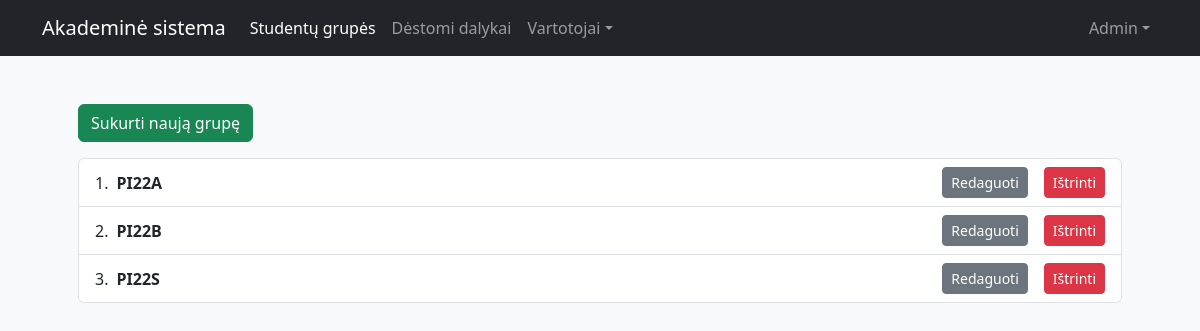
The page /views/admin/groups.php (signed in) on the database its author committed.
### tables this page shows
CREATE TABLE `users` (
  `id` int(11) NOT NULL,
  `name` varchar(50) NOT NULL,
  `lastname` varchar(50) NOT NULL,
  `username` varchar(50) NOT NULL,
  `password` varchar(255) NOT NULL,
  `role` tinyint(4) DEFAULT NULL,
  `group` int(11) DEFAULT NULL
);

CREATE TABLE `groups` (
  `id` int(11) NOT NULL,
  `name` varchar(50) NOT NULL
);

### config/config.php (called while the page is built, shortened)
<?php
class DB {
    private static $instance = null;
    public static function get() {
        if (self::$instance == null) {
            try {
                self::$instance = new PDO("mysql:host=" . DB_SERVER . ";dbname=" . DB_NAME, DB_USERNAME, DB_PASSWORD);
            } catch(PDOException $e) {
                die("Nepavyko prisijungti prie duomenu bazes: " . $e->getMessage());
            }
        }
        return self::$instance;
    }
}
?>

### core/user.php (called while the page is built, shortened)
<?php
require_once __DIR__ . "/../config/config.php";
class User {
	private $uid;
	function __construct($uid) {
		$this->uid = $uid;
	}
	public function get() {
		$query = DB::get()->prepare("SELECT * FROM users WHERE id=?");
        $query->execute([$this->uid]);
        return $query->fetch();
	}
}
?>

### core/admin.php (called while the page is built, shortened)
<?php
require_once __DIR__ . "/../config/config.php";
class Admin {
	public function all_groups() {
		$query = DB::get()->prepare("SELECT * FROM groups ORDER BY id");
        $query->execute();
        return $query->fetchAll();
	}
}
?>

### views/admin/groups.php (the view, shortened to what this page needs)
<?php
if (isset($_SESSION["logged_in"]) && $_SESSION["logged_in"] === true) {
    require_once __DIR__ . "/../../core/user.php";
    $user = new User($_SESSION["uid"]);
    $profile = $user->get();
    if ($profile["role"] != 1) {
        die("Unauthorized access");
    } else {
        require_once __DIR__ . "/../../core/admin.php";
        $admin = new Admin();
    }
}
?>
<!doctype html>
<html lang="lt">
    <head>
        <link rel="stylesheet" href="https://cdnjs.cloudflare.com/ajax/libs/bootstrap/5.3.2/css/bootstrap.min.css" />
    </head>
    <body class="bg-body-tertiary">
        <?php
        require_once __DIR__ . "/../../views/navbar.php";
        ?>
        <div class="container p-5">
            <a class="btn btn-success mb-3" href="new_group.php" role="button">Sukurti naują grupę</a>
            <?php if (count($admin->all_groups())) {?>
            <ol class="list-group list-group-numbered">
                <?php foreach($admin->all_groups() as $group) {?>
                <li class="list-group-item d-flex justify-content-between align-items-center">
                    <div class="ms-2 me-auto">
                        <div class="fw-bold"><?=$group["name"];?></div>
                    </div>
                    <a href="edit_group.php?group_id=<?=$group["id"]?>" type="button" class="btn btn-sm btn-secondary me-3">Redaguoti</a>
                    <a href="?remove_group=<?=$group["id"]?>" onclick="return confirm('Ar tikrai norite ištrinti šią grupę?')" type="button" class="btn btn-sm btn-danger">Ištrinti</a>
                </li>
                <?php }?>
            </ol>
            <?php } else { ?>
                <div class="alert alert-warning">Nėra jokių grupių atvaizdavimui.</div>
            <?php } ?>
        </div>
    </body>
</html>

### views/navbar.php (shortened to what this page needs)
<nav class="navbar navbar-dark bg-dark navbar-expand-lg">
    <div class="container d-flex flex-wrap">
        <a class="navbar-brand" href="<?=BASE_URL . "/views/dashboard.php"?>">Akademinė sistema</a>
        <div class="collapse navbar-collapse" id="navbarScroll">
            <ul class="navbar-nav me-auto">
                <?php if ($profile["role"] == 1) {?>
                <li class="nav-item">
                    <a class="nav-link<?php if ((basename($_SERVER['SCRIPT_FILENAME'], '.php') == "groups") || (basename($_SERVER['SCRIPT_FILENAME'], '.php') == "new_group") || (basename($_SERVER['SCRIPT_FILENAME'], '.php') == "edit_group")) { echo " active";}?>" href="groups.php">Studentų grupės</a>
                </li>
                <li class="nav-item">
                    <a class="nav-link<?php if ((basename($_SERVER['SCRIPT_FILENAME'], '.php') == "subjects") || (basename($_SERVER['SCRIPT_FILENAME'], '.php') == "new_subject") || (basename($_SERVER['SCRIPT_FILENAME'], '.php') == "edit_subject")) { echo " active";}?>" href="subjects.php">Dėstomi dalykai</a>
                </li>
                <li class="nav-item dropdown">
                    <a class="nav-link dropdown-toggle<?php if ((basename($_SERVER['SCRIPT_FILENAME'], '.php') == "teachers") || (basename($_SERVER['SCRIPT_FILENAME'], '.php') == "new_teacher") || (basename($_SERVER['SCRIPT_FILENAME'], '.php') == "edit_teacher") || (basename($_SERVER['SCRIPT_FILENAME'], '.php') == "students") || (basename($_SERVER['SCRIPT_FILENAME'], '.php') == "new_student") || (basename($_SERVER['SCRIPT_FILENAME'], '.php') == "edit_student")) { echo " active";}?>" href="#" role="button" data-bs-toggle="dropdown" aria-expanded="false">Vartotojai</a>
                </li>
                <?php } ?>
            </ul>
            <ul class="navbar-nav">
                <li class="nav-item dropdown">
                    <a class="nav-link dropdown-toggle" href="#" role="button" data-bs-toggle="dropdown" aria-expanded="false"><?=$profile["name"]?></a>
                </li>
            </ul>
        </div>
    </div>
</nav>

### rows shown on the page
users: name "Admin"
groups: name "PI22A"
groups: name "PI22B"
groups: name "PI22S"
